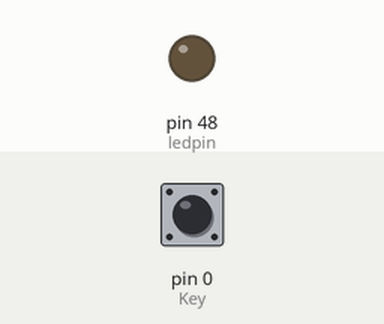
The sketch below on a simulated Arduino Mega 2560, built with avr-gcc and run on an emulated ATmega2560. On the bench: output pins drawn as LEDs (lit = HIGH). The inputs (shaded band) are chosen by the test bench; at power-on: pin 0 (Key) HIGH.

Above: at 1.2 s.
1.3 s: pin 0 (Key) pulled LOW for 0.15 s
At 1.9 s:
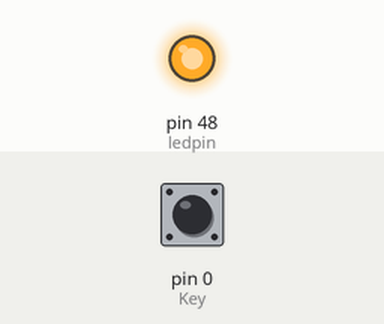
2.9 s: pin 0 (Key) pulled LOW for 1 s
At 4.4 s:
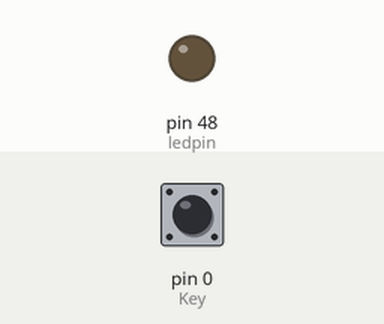
5.4 s: pin 0 (Key) pulled LOW for 3.2 s
At 9.2 s:
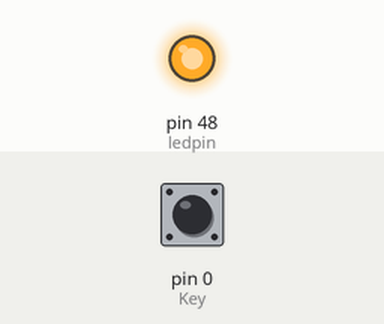
Timing chart, 0 to 10.7 s (numbered marks = the images above; inputs shaded):
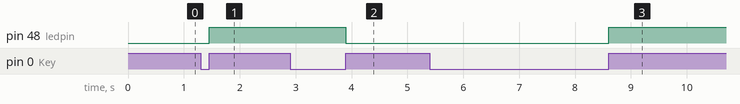

The sketch:

sketch_dec17c.ino
```cpp
/*
按键BOOT0 板载LED48
按下按键 LED48状态取反一次
*/

//外设GPIO端口宏
const int ledpin = 48;
const int Key = 0;

bool status = false;

void setup() {
  // put your setup code here, to run once:
  pinMode(ledpin,OUTPUT);
  pinMode(Key,INPUT_PULLUP);
  digitalWrite(ledpin,status);
}

void loop() {
  // put your main code here, to run repeatedly:
  if(digitalRead(Key) == 0)
  {
    delay(100);
    if(digitalRead(Key) == 0)
    {
      while(digitalRead(Key) == 0);
      status = !status;
      digitalWrite(ledpin,status);
    }
  }
}
```

Measured:
- after the input at 1.3 s, pin 48 (ledpin): LOW → HIGH after 0.15 s
- after the input at 2.9 s, pin 48 (ledpin): HIGH → LOW after 1.0 s
- after the input at 5.4 s, pin 48 (ledpin): LOW → HIGH after 3.2 s
